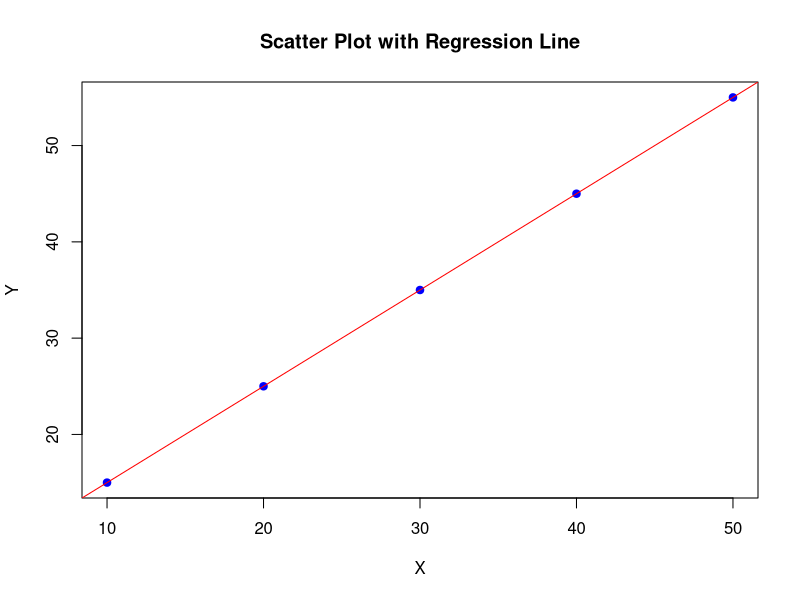
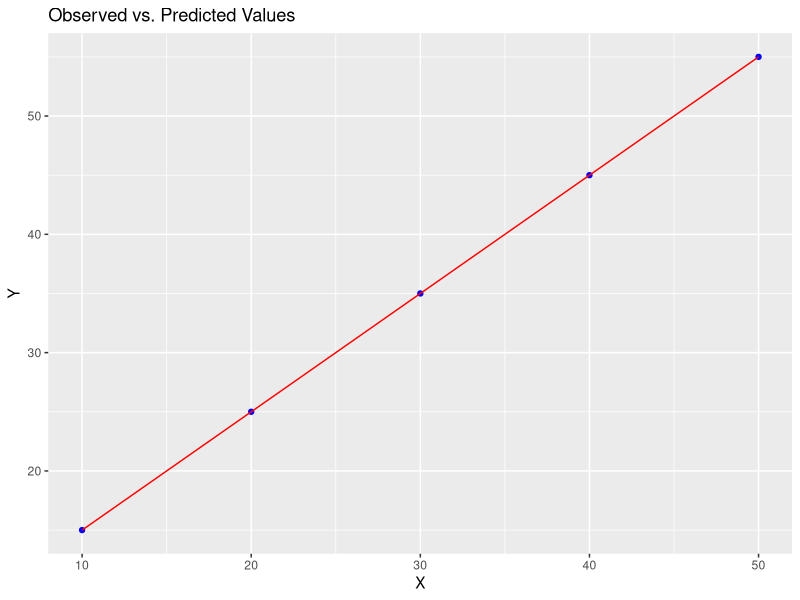

Write R code to recreate these figures, in order.
# Load library
library(ggplot2)

# Create dataset
data <- data.frame(
  x = c(10, 20, 30, 40, 50),
  y = c(15, 25, 35, 45, 55)
)

# Display data
print("Data:")
print(data)

# Create linear regression model
model <- lm(y ~ x, data = data)

# Show summary of model
summary(model)

# Scatter plot using base R
plot(data$x, data$y,
     main = "Scatter Plot with Regression Line",
     xlab = "X",
     ylab = "Y",
     pch = 19,
     col = "blue")

# Add regression line
abline(model, col = "red")

# Predict values
predicted_y <- predict(model, data)

# Add predicted values to dataset
data$predicted_y <- predicted_y

# Display updated data
print("Data with Predictions:")
print(data)

# Plot using ggplot2
ggplot(data, aes(x = x, y = y)) +
  geom_point(color = "blue") +
  geom_line(aes(y = predicted_y), color = "red") +
  labs(
    title = "Observed vs. Predicted Values",
    x = "X",
    y = "Y"
  )
